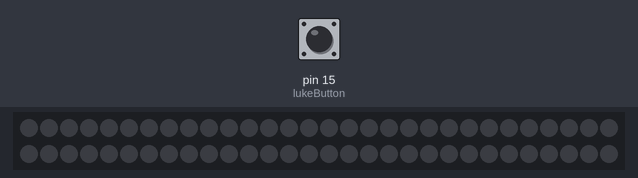
The sketch below on a simulated Arduino Uno, built with avr-gcc and run on an emulated ATmega328P. On the bench: 60 RGB LEDs in strip order, left to right, continuing on the next row. The test bench sets the inputs (shaded band); at power-on: pin 15 (lukeButton) LOW.

Above: at 1.2 s.
1.3 s: pin 15 (lukeButton) pulled HIGH for 0.15 s
At 1.48 s:
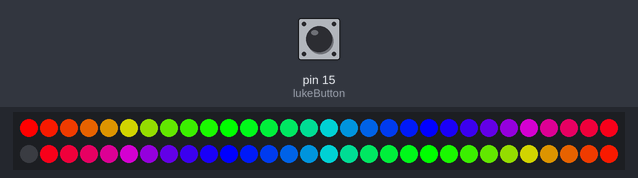
3.0 s: pin 15 (lukeButton) pulled HIGH for 1 s
At 3.7 s:
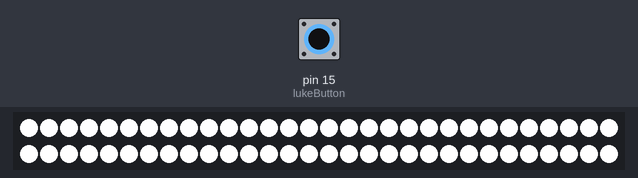
5.5 s: pin 15 (lukeButton) pulled HIGH for 3.2 s
At 8.71 s:
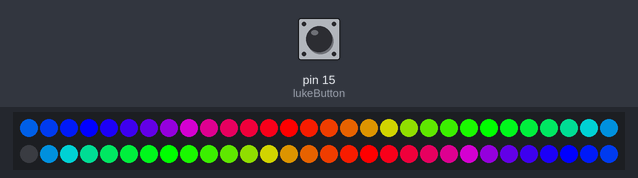
10.2 s: pin 15 (lukeButton) pulled HIGH for 1 s
At 11.21 s:
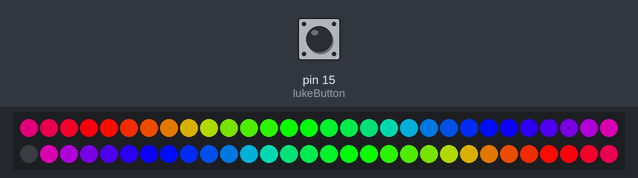
Timing chart, 0 to 13.2 s (numbered marks = the images above; inputs shaded):
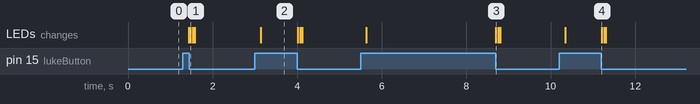

Measured:
- after the input at 1.3 s, the LEDs: first change after 0.13 s (image 1 shows a later state)
- after the input at 3.0 s, the LEDs: change after 0.14 s (image 2)
- after the input at 5.5 s, the LEDs: first change after 0.13 s (image 3 shows a later state)
- after the input at 10.2 s, the LEDs: first change after 0.14 s (image 4 shows a later state)

The sketch:

arduino_nyansabre.ino
```cpp
#include "LPD8806.h"
#include <SPI.h>
#include <Wire.h>

#define nLEDs  60

#define dataPin    11
#define clockPin   13
#define lukeButton 15

LPD8806 strip  = LPD8806(nLEDs, dataPin, clockPin);

int sabreBuffer[nLEDs+1];
int sabreOn = 0;
int mode = 0;
int state = 0;

void setup() {
  pinMode(lukeButton, INPUT);

  strip.begin();

  for(int i = 0; i < nLEDs; i++){
    strip.setPixelColor(i, 0,0,0);
  }

  strip.show();
}


void loop() {

  //fuck_it_im_using_jumps:

  if(digitalRead(lukeButton) == 1){
    delay(100);
    if(digitalRead(lukeButton) == 1){
      sabreOn = true;
      mode++;
      if(mode > 4) mode = 1;
    }
  }else{
    sabreOn = false;
  }

  strip.show();

  if(sabreOn == true){
    nyan();
  }
}
```

animations.ino
```cpp
void fadeOut(){
  for(int i = nLEDs / 2; i > 0; i--){
    strip.setPixelColor(i, Wheel(sabreBuffer[i], 0));
    strip.setPixelColor(60 - i, Wheel(sabreBuffer[60 - i], 0));
    delay(5);

    strip.show();
  }

  for(int i = 0; i < nLEDs; i++){
    strip.setPixelColor(i, 0,0,0);
  }

  strip.show();
}


void fadeIn(){

  for(int i = 0; i < nLEDs; i++){
    strip.setPixelColor(i, 0,0,0);
  }

  strip.show();

  for(int i = 0; i < nLEDs / 2; i++){
    strip.setPixelColor(i, Wheel(sabreBuffer[i], 1));
    strip.setPixelColor(60 - i, Wheel(sabreBuffer[60 - i], 1));
    delay(5);
    strip.show();
  }
}

void flashit(){
  for(int i = 0; i < nLEDs; i++){
    strip.setPixelColor(i, 255, 255, 255);
  }
  strip.show();

  delay(25);

    for(int i = 0; i < nLEDs; i++){
    strip.setPixelColor(i, 0, 0, 0);
  }
}
```

helper_fns.ino
```cpp
uint32_t Wheel(uint16_t WheelPos, float lum)
{
  byte r, g, b;
  switch(WheelPos / 128)
  {
    case 0:
      r = 127 - WheelPos % 128;   //Red down
      g = WheelPos % 128;        // Green up
      b = 0;                     //blue off
      break;
    case 1:
      g = 127 - WheelPos % 128;  //green down
      b = WheelPos % 128;      //blue up
      r = 0;                  //red off
      break;
    case 2:
      b = 127 - WheelPos % 128;  //blue down
      r = WheelPos % 128;      //red up
      g = 0;                  //green off
      break;
  }

  b *= lum;
  r *= lum;
  g *= lum;

  return(strip.Color(r,g,b));
}
```

nyan.ino
```cpp
void nyan(){

  // Set up color buffer
  for (int i = 0; i < nLEDs/2; i++) {
    int color = (((i * 384 / (nLEDs/2)) + 384) % 384);
    sabreBuffer[i + 1 ] = color;
    sabreBuffer[60 - i] = color;
  }

  // Fade in color buffer
  flashit();

  // Cycle colors
  while(true){
    for (int j = 384; j > 0; j--) {

      for (int i = 0; i < nLEDs/2; i++) {

        int color = (((i * 384 / (nLEDs/2)) + j) % 384);

        sabreBuffer[i + 1 ] = color;
        sabreBuffer[60 - i] = color;

        strip.setPixelColor(i, Wheel(color, 1));
        strip.setPixelColor(60 - i, Wheel(color, 1));
      }

      strip.show();

      // If luke button is pressed then exit
      if (digitalReadFast(lukeButton) == state){
        delay(50);
        if (digitalReadFast(lukeButton) == state){
          flashit();
          goto fuck_it_im_using_jumps;
        }
      }
    }
  }

  fuck_it_im_using_jumps:;
}
```
